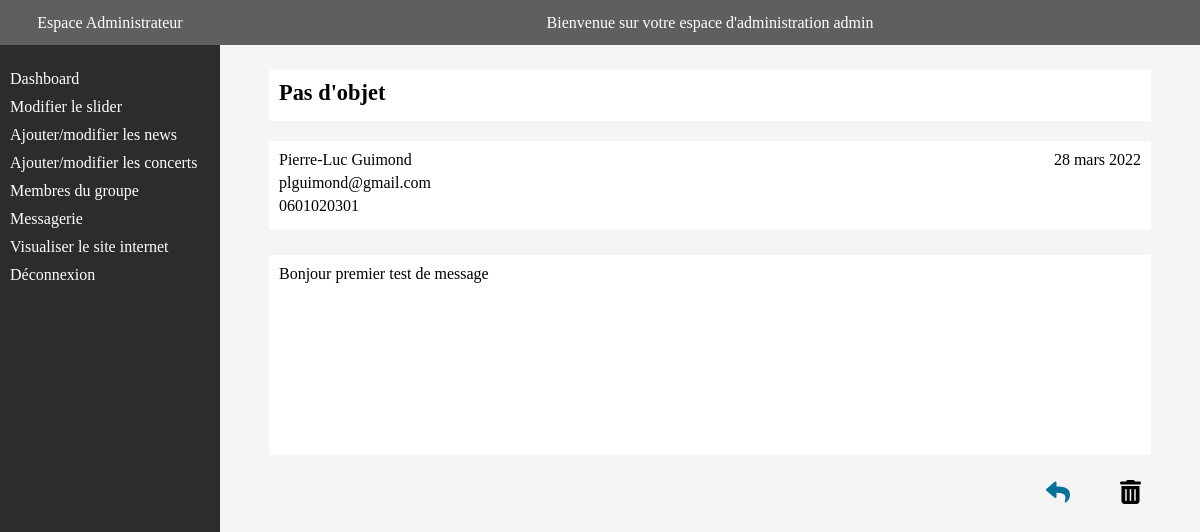
Page /indexAdmin.php?action=viewMail&id=1 (signed in) on the committed database.
### tables this page shows
CREATE TABLE IF NOT EXISTS `contacts` (
  `id` int(10) unsigned NOT NULL AUTO_INCREMENT,
  `lastname` varchar(50) NOT NULL,
  `firstname` varchar(50) NOT NULL,
  `mail` varchar(100) NOT NULL,
  `phone` varchar(50) DEFAULT NULL,
  `subject` varchar(100) NOT NULL,
  `content` text NOT NULL,
  `createdAt` timestamp NOT NULL DEFAULT CURRENT_TIMESTAMP,
  PRIMARY KEY (`id`)
);

### app/Controllers/Controller.php (called while the page is built, shortened)
<?php
class Controller
{
    public function viewAdmin($viewName, $data = null, $error = null)
    {
        include('app/Views/administration/'.$viewName.'.php');
    }
    public static function formatDate($date, $format = "d F Y"){
        $englishMonths = array('January', 'February', 'March', 'April', 'May', 'June', 'July', 'August', 'September', 'October', 'November', 'December');
        $frenchMonths = array('janvier', 'février', 'mars', 'avril', 'mai', 'juin', 'juillet', 'août', 'septembre', 'octobre', 'novembre', 'décembre');
        return str_replace($englishMonths, $frenchMonths, date($format, strtotime($date)));
    }
}

### app/Controllers/AdminController.php (called while the page is built, shortened)
<?php
class AdminController extends Controller
{
    public function viewMail($id){
        $email = \Projet\Models\Contacts::find('id', $id);
        $data = [
            'email' => $email
        ];
        return $this->viewAdmin('singleMail',$data);
    }
}

### app/Models/Manager.php (called while the page is built, shortened)
<?php
abstract class Manager
{
    private static $bdd = null;
    protected static function dbConnect()
    {
        if (isset(self::$bdd)) {
            return self::$bdd;
        } else {
            try {
                self::$bdd = new \PDO(
                    "mysql:dbname=" . $_ENV['DB_NAME'] . "; charset=utf8; host="  . $_ENV['DB_HOST'] . ":" . $_ENV['DB_PORT'],
                    $_ENV['DB_USERNAME'],
                    $_ENV['DB_PASSWORD']
                );
                return self::$bdd;
            } catch (Exception $e) {
                die('Erreur : ' . $e->getMessage());
            }
        }
    }
    public static function find($name, $value){
        $klass =  get_called_class();
        $child = explode("\\",$klass);
        $child = strtolower($child[array_key_last($child)]);
        $bdd = self::dbConnect();
        $sqlQuery = $bdd->prepare("SELECT * FROM `{$child}` WHERE `{$name}` = ?");
        $sqlQuery->execute(array($value));
        $result = $sqlQuery->fetch();
        return $result;
    }
}

### app/Views/administration/singleMail.php (the view)
<?php include('app/Views/administration/layouts/header.php'); ?>
<main class="admin-content">
    <?php include('app/Views/administration/layouts/sidebar.php'); ?>
    <section class="admin-singleMail">
        <div class="singleMail">
            <?php if ($data['email']['subject'] == ""){?>
            <h1 class="message-title">Pas d'objet</h1>
            <?php }else{ ?>
            <h1 class="message-title"><?= $data['email']['subject'] ?> </h1>
            <?php }?>
            <div class="single-mail-header">
                <div class="contact-info">
                    <p><?= $data['email']['firstname'] . " " . $data['email']['lastname'] ?></p>
                    <p><a href="mailto:<?= $data['email']['mail'] ?>"><?= $data['email']['mail'] ?></a></p>
                    <p><?= $data['email']['phone'] ?></p>
                </div>
                <p><?= $this->formatDate($data['email']['createdAt']) ?></p>
            </div>
            <div class="single-mail-body">
                <p><?= $data['email']['content'] ?></p>
            </div>
            <div class="single-mail-footer">
                <div>
                    <a href="mailto:<?= $data['email']['mail'] ?>">
                        <i class="fa-solid fa-reply reply"></i>
                    </a>
                </div>
                <div>
                    <a href="indexAdmin.php?action=deleteMail&id=<?=$data['email']['id'];?>">
                        <i class="fa-solid fa-trash-can trashcan"></i>
                    </a>
                </div>
            </div>
        </div>
    </section>
</main>
<?php include('app/Views/administration/layouts/footer.php'); ?>

### app/Public/administration/css/style.css (style rules this page uses)
:root { --darkblue: rgb(6, 113, 155); --lightblue: rgb(11, 163, 223); --mediumgrey: #5f5f5f; --darkgrey: rgb(44, 44, 44); }
* { margin: 0; padding: 0; box-sizing: border-box; }
a { text-decoration: none; color: black; }
body { font-size: 16px; display: flex; flex-wrap: wrap; background-color: whitesmoke; }
h1, h2, h3 { margin-bottom: 20px; }
h1 { font-size: 1.4rem; text-align: center; margin-top: 15px; padding-bottom: 15px; border-bottom: thick solid white; }
section { margin-bottom: 30px; }
.admin-content { width: 100%; background-color: whitesmoke; }
.admin-singleMail { width: 100%; }
.admin-singleMail h1 { text-align: left; margin-top: 25px; padding: 10px; background-color: white; }
.single-mail-header { display: flex; justify-content: space-between; flex-wrap: wrap; padding: 10px; margin-bottom: 25px; background-color: white ; }
.contact-info { width: 60%; }
.contact-info p { margin-bottom: 5px; }
.single-mail-body { padding: 10px; padding-right: 25px; margin-bottom: 25px; background-color: white ; min-height: 200px; }
.single-mail-footer { display: flex; justify-content: flex-end; font-size: 1.5rem; margin-right: 10px; }
.reply { color: var(--darkblue); }
.trashcan { margin-left: 50px; }
@media screen and (min-width:778px) { .admin-content { display: flex; background-color: whitesmoke; height: 100%; } }
@media screen and (min-width:778px) { .singleMail { width: 90%; margin: 0 auto; } }

### rows in the picture
contacts: firstname "Pierre-Luc", lastname "Guimond", mail "plguimond@gmail.com", phone "0601020301", createdAt "28 mars 2022", content "Bonjour premier test de message"

### other values in the picture
$_SESSION['firstname'] "admin"
